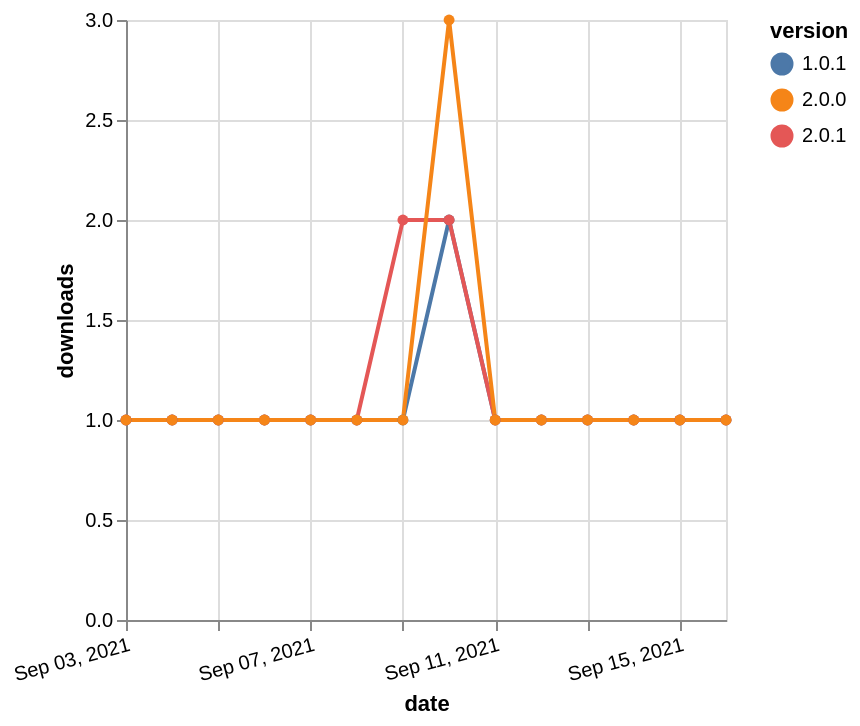

Vega-Lite specification stored for this chart:
### Vega-Lite specification from a JSON file in a GitHub repository (floating-point values rounded to 4 significant figures)
{"$schema": "https://vega.github.io/schema/vega-lite/v5.json", "description": "A simple bar chart with embedded data.", "data": {"values": [{"date": "2021-09-03", "total": 234, "delta": 1, "version": "1.0.1"}, {"date": "2021-09-04", "total": 235, "delta": 1, "version": "1.0.1"}, {"date": "2021-09-05", "total": 236, "delta": 1, "version": "1.0.1"}, {"date": "2021-09-06", "total": 237, "delta": 1, "version": "1.0.1"}, {"date": "2021-09-07", "total": 238, "delta": 1, "version": "1.0.1"}, {"date": "2021-09-08", "total": 239, "delta": 1, "version": "1.0.1"}, {"date": "2021-09-09", "total": 240, "delta": 1, "version": "1.0.1"}, {"date": "2021-09-10", "total": 242, "delta": 2, "version": "1.0.1"}, {"date": "2021-09-11", "total": 243, "delta": 1, "version": "1.0.1"}, {"date": "2021-09-12", "total": 244, "delta": 1, "version": "1.0.1"}, {"date": "2021-09-13", "total": 245, "delta": 1, "version": "1.0.1"}, {"date": "2021-09-14", "total": 246, "delta": 1, "version": "1.0.1"}, {"date": "2021-09-15", "total": 247, "delta": 1, "version": "1.0.1"}, {"date": "2021-09-16", "total": 248, "delta": 1, "version": "1.0.1"}, {"date": "2021-09-03", "total": 119, "delta": 1, "version": "2.0.1"}, {"date": "2021-09-04", "total": 120, "delta": 1, "version": "2.0.1"}, {"date": "2021-09-05", "total": 121, "delta": 1, "version": "2.0.1"}, {"date": "2021-09-06", "total": 122, "delta": 1, "version": "2.0.1"}, {"date": "2021-09-07", "total": 123, "delta": 1, "version": "2.0.1"}, {"date": "2021-09-08", "total": 124, "delta": 1, "version": "2.0.1"}, {"date": "2021-09-09", "total": 126, "delta": 2, "version": "2.0.1"}, {"date": "2021-09-10", "total": 128, "delta": 2, "version": "2.0.1"}, {"date": "2021-09-11", "total": 129, "delta": 1, "version": "2.0.1"}, {"date": "2021-09-12", "total": 130, "delta": 1, "version": "2.0.1"}, {"date": "2021-09-13", "total": 131, "delta": 1, "version": "2.0.1"}, {"date": "2021-09-14", "total": 132, "delta": 1, "version": "2.0.1"}, {"date": "2021-09-15", "total": 133, "delta": 1, "version": "2.0.1"}, {"date": "2021-09-16", "total": 134, "delta": 1, "version": "2.0.1"}, {"date": "2021-09-03", "total": 170, "delta": 1, "version": "2.0.0"}, {"date": "2021-09-04", "total": 171, "delta": 1, "version": "2.0.0"}, {"date": "2021-09-05", "total": 172, "delta": 1, "version": "2.0.0"}, {"date": "2021-09-06", "total": 173, "delta": 1, "version": "2.0.0"}, {"date": "2021-09-07", "total": 174, "delta": 1, "version": "2.0.0"}, {"date": "2021-09-08", "total": 175, "delta": 1, "version": "2.0.0"}, {"date": "2021-09-09", "total": 176, "delta": 1, "version": "2.0.0"}, {"date": "2021-09-10", "total": 179, "delta": 3, "version": "2.0.0"}, {"date": "2021-09-11", "total": 180, "delta": 1, "version": "2.0.0"}, {"date": "2021-09-12", "total": 181, "delta": 1, "version": "2.0.0"}, {"date": "2021-09-13", "total": 182, "delta": 1, "version": "2.0.0"}, {"date": "2021-09-14", "total": 183, "delta": 1, "version": "2.0.0"}, {"date": "2021-09-15", "total": 184, "delta": 1, "version": "2.0.0"}, {"date": "2021-09-16", "total": 185, "delta": 1, "version": "2.0.0"}]}, "width": "container", "mark": {"type": "line", "point": {"filled": true}}, "encoding": {"x": {"field": "date", "type": "temporal", "timeUnit": "yearmonthdate", "title": "date", "axis": {"labelAngle": -15}}, "y": {"field": "delta", "type": "quantitative", "title": "downloads"}, "color": {"field": "version", "type": "nominal"}, "tooltip": {"field": "delta"}}}
